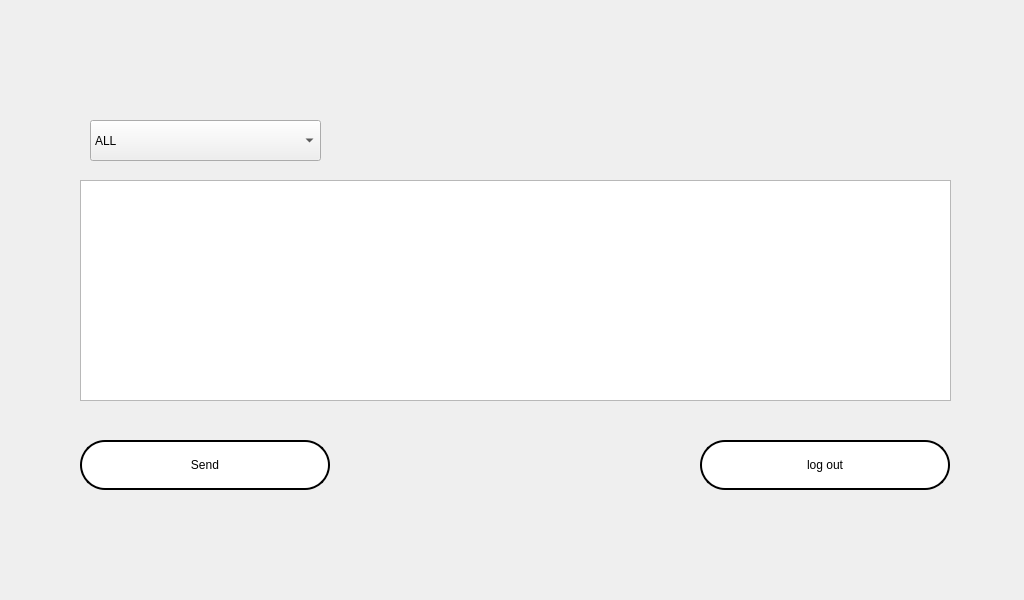
<?xml version="1.0" encoding="UTF-8"?>
<ui version="4.0">
 <class>Form</class>
 <widget class="QWidget" name="Form">
  <property name="geometry">
   <rect>
    <x>0</x>
    <y>0</y>
    <width>1024</width>
    <height>600</height>
   </rect>
  </property>
  <property name="minimumSize">
   <size>
    <width>1024</width>
    <height>600</height>
   </size>
  </property>
  <property name="maximumSize">
   <size>
    <width>1024</width>
    <height>600</height>
   </size>
  </property>
  <property name="windowTitle">
   <string>Form</string>
  </property>
  <property name="styleSheet">
   <string notr="true">QWidget#Form{
	border-image: url(:/login/after_login.JPG);
}</string>
  </property>
  <widget class="QListView" name="listView">
   <property name="geometry">
    <rect>
     <x>80</x>
     <y>180</y>
     <width>871</width>
     <height>221</height>
    </rect>
   </property>
  </widget>
  <widget class="QComboBox" name="comboBox">
   <property name="geometry">
    <rect>
     <x>90</x>
     <y>120</y>
     <width>231</width>
     <height>41</height>
    </rect>
   </property>
   <property name="styleSheet">
    <string notr="true">font: 75 12pt &quot;MS Shell Dlg 2&quot;;</string>
   </property>
   <item>
    <property name="text">
     <string>ALL</string>
    </property>
   </item>
   <item>
    <property name="text">
     <string>Group</string>
    </property>
   </item>
   <item>
    <property name="text">
     <string>Personal</string>
    </property>
   </item>
  </widget>
  <widget class="QPushButton" name="send_btn">
   <property name="geometry">
    <rect>
     <x>80</x>
     <y>440</y>
     <width>250</width>
     <height>50</height>
    </rect>
   </property>
   <property name="styleSheet">
    <string notr="true">QPushButton {	
	
	background-color: rgb(255, 255, 255);
	font: 16pt &quot;MV Boli&quot;;
    border-radius: 25px; 
	color: rgb(0, 0, 0);
    border: 2px solid rgb(0,0,0);

}
QPushButton:hover {
	
	background-color: rgb(0, 0, 0);
	color: rgb(255, 255, 255);
    border: 2px solid rgb(255,255,255);
  

}
QPushButton:pressed{
	background-color: rgb(255, 255, 255);
	color: rgb(0, 0, 0);
	border-color: rgb(255, 255, 255);
    border: 2px solid rgb(0,0,0);
}
</string>
   </property>
   <property name="text">
    <string>Send</string>
   </property>
  </widget>
  <widget class="QPushButton" name="logout_btn">
   <property name="geometry">
    <rect>
     <x>700</x>
     <y>440</y>
     <width>250</width>
     <height>50</height>
    </rect>
   </property>
   <property name="styleSheet">
    <string notr="true">QPushButton {	
	
	background-color: rgb(255, 255, 255);
	font: 16pt &quot;MV Boli&quot;;
    border-radius: 25px; 
	color: rgb(0, 0, 0);
    border: 2px solid rgb(0,0,0);

}
QPushButton:hover {
	
	background-color: rgb(0, 0, 0);
	color: rgb(255, 255, 255);
    border: 2px solid rgb(255,255,255);
  

}
QPushButton:pressed{
	background-color: rgb(255, 255, 255);
	color: rgb(0, 0, 0);
	border-color: rgb(255, 255, 255);
    border: 2px solid rgb(0,0,0);
}
</string>
   </property>
   <property name="text">
    <string>log out</string>
   </property>
  </widget>
 </widget>
 <resources>
  <include location="../images/image.qrc"/>
 </resources>
 <connections>
  <connection>
   <sender>logout_btn</sender>
   <signal>clicked()</signal>
   <receiver>Form</receiver>
   <slot>logout_pane()</slot>
   <hints>
    <hint type="sourcelabel">
     <x>908</x>
     <y>86</y>
    </hint>
    <hint type="destinationlabel">
     <x>1064</x>
     <y>87</y>
    </hint>
   </hints>
  </connection>
  <connection>
   <sender>send_btn</sender>
   <signal>clicked()</signal>
   <receiver>Form</receiver>
   <slot>send_button()</slot>
   <hints>
    <hint type="sourcelabel">
     <x>506</x>
     <y>467</y>
    </hint>
    <hint type="destinationlabel">
     <x>503</x>
     <y>701</y>
    </hint>
   </hints>
  </connection>
 </connections>
 <slots>
  <slot>logout_pane()</slot>
  <slot>send_button()</slot>
 </slots>
</ui>
